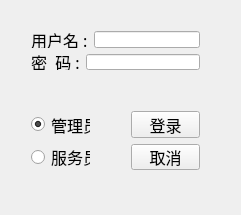
<?xml version="1.0" encoding="UTF-8"?>
<ui version="4.0">
 <class>loginWindow</class>
 <widget class="QMainWindow" name="loginWindow">
  <property name="geometry">
   <rect>
    <x>0</x>
    <y>0</y>
    <width>241</width>
    <height>215</height>
   </rect>
  </property>
  <property name="windowTitle">
   <string>loginWindow</string>
  </property>
  <widget class="QWidget" name="centralWidget">
   <widget class="QWidget" name="">
    <property name="geometry">
     <rect>
      <x>20</x>
      <y>20</y>
      <width>191</width>
      <height>61</height>
     </rect>
    </property>
    <layout class="QVBoxLayout" name="verticalLayout">
     <item>
      <layout class="QHBoxLayout" name="horizontalLayout">
       <item>
        <widget class="QLabel" name="nameLab">
         <property name="font">
          <font>
           <family>宋体</family>
           <pointsize>12</pointsize>
          </font>
         </property>
         <property name="text">
          <string>用户名 :</string>
         </property>
        </widget>
       </item>
       <item>
        <widget class="QLineEdit" name="nameEdit">
         <property name="font">
          <font>
           <family>宋体</family>
           <pointsize>12</pointsize>
          </font>
         </property>
        </widget>
       </item>
      </layout>
     </item>
     <item>
      <layout class="QHBoxLayout" name="horizontalLayout_2">
       <item>
        <widget class="QLabel" name="pwdLab">
         <property name="font">
          <font>
           <family>宋体</family>
           <pointsize>12</pointsize>
          </font>
         </property>
         <property name="text">
          <string>密  码 :</string>
         </property>
        </widget>
       </item>
       <item>
        <widget class="QLineEdit" name="pwdEdit">
         <property name="font">
          <font>
           <family>宋体</family>
           <pointsize>12</pointsize>
          </font>
         </property>
         <property name="echoMode">
          <enum>QLineEdit::Password</enum>
         </property>
        </widget>
       </item>
      </layout>
     </item>
    </layout>
   </widget>
   <widget class="QWidget" name="">
    <property name="geometry">
     <rect>
      <x>120</x>
      <y>100</y>
      <width>91</width>
      <height>81</height>
     </rect>
    </property>
    <layout class="QVBoxLayout" name="verticalLayout_2">
     <item>
      <widget class="QPushButton" name="loginBut">
       <property name="font">
        <font>
         <family>宋体</family>
         <pointsize>12</pointsize>
        </font>
       </property>
       <property name="text">
        <string>登录</string>
       </property>
      </widget>
     </item>
     <item>
      <widget class="QPushButton" name="cancelBut">
       <property name="font">
        <font>
         <family>宋体</family>
         <pointsize>12</pointsize>
        </font>
       </property>
       <property name="text">
        <string>取消</string>
       </property>
      </widget>
     </item>
    </layout>
   </widget>
   <widget class="QWidget" name="">
    <property name="geometry">
     <rect>
      <x>20</x>
      <y>100</y>
      <width>81</width>
      <height>81</height>
     </rect>
    </property>
    <layout class="QVBoxLayout" name="verticalLayout_3">
     <item>
      <widget class="QRadioButton" name="adminRadio">
       <property name="font">
        <font>
         <family>宋体</family>
         <pointsize>12</pointsize>
        </font>
       </property>
       <property name="text">
        <string>管理员</string>
       </property>
       <property name="checked">
        <bool>true</bool>
       </property>
       <attribute name="buttonGroup">
        <string>buttonGroup</string>
       </attribute>
      </widget>
     </item>
     <item>
      <widget class="QRadioButton" name="serveRadio">
       <property name="font">
        <font>
         <family>宋体</family>
         <pointsize>12</pointsize>
        </font>
       </property>
       <property name="text">
        <string>服务员</string>
       </property>
       <attribute name="buttonGroup">
        <string>buttonGroup</string>
       </attribute>
      </widget>
     </item>
    </layout>
   </widget>
  </widget>
  <widget class="QMenuBar" name="menuBar">
   <property name="geometry">
    <rect>
     <x>0</x>
     <y>0</y>
     <width>241</width>
     <height>23</height>
    </rect>
   </property>
  </widget>
 </widget>
 <layoutdefault spacing="6" margin="11"/>
 <resources/>
 <connections/>
 <buttongroups>
  <buttongroup name="buttonGroup"/>
 </buttongroups>
</ui>
